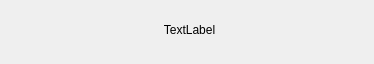
<?xml version="1.0" encoding="UTF-8"?>
<ui version="4.0">
 <class>processingDialog</class>
 <widget class="QDialog" name="processingDialog">
  <property name="geometry">
   <rect>
    <x>0</x>
    <y>0</y>
    <width>374</width>
    <height>64</height>
   </rect>
  </property>
  <property name="windowTitle">
   <string>Dialog</string>
  </property>
  <widget class="QLabel" name="messageLabel">
   <property name="geometry">
    <rect>
     <x>24</x>
     <y>20</y>
     <width>331</width>
     <height>20</height>
    </rect>
   </property>
   <property name="text">
    <string>TextLabel</string>
   </property>
   <property name="alignment">
    <set>Qt::AlignCenter</set>
   </property>
  </widget>
 </widget>
 <resources/>
 <connections/>
</ui>
